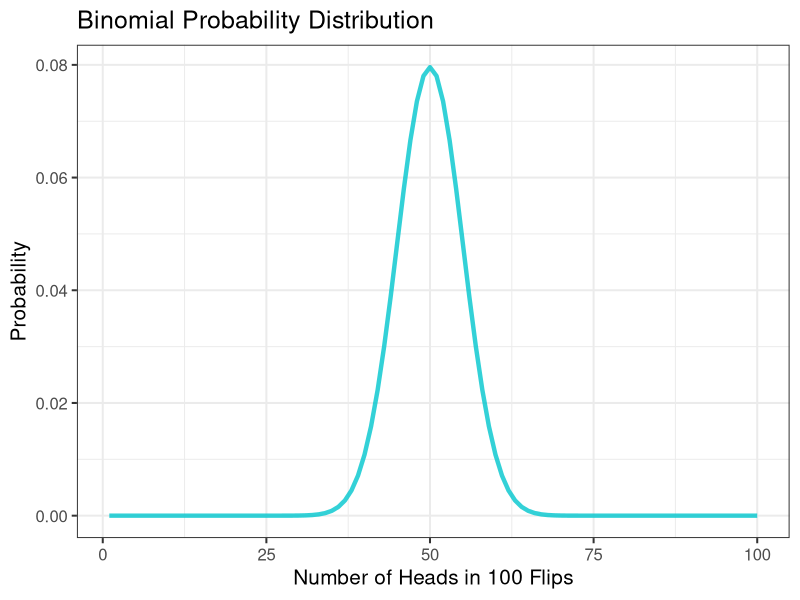

This figure's R source:
## ---- chunk 1
# set chunk options
knitr::opts_chunk$set(message = FALSE,
                      warning = FALSE)

# suppress scientific notation
options(scipen = 999)

# load packages
library(tidyverse)
library(psych)
## ---- chunk 2
# create probability curve
data_binom <- data.frame(flip = seq(1, 100, 1),
                         prob = dbinom(seq(1, 100, 1), 100, 1/2))

# plot probability curve
ggplot(data_binom, aes(x = flip, y = prob)) +
  geom_line(size   = 1.5, 
            colour = "turquoise3",
            alpha  = .8) +
  labs(title = "Binomial Probability Distribution",
       x       = "Number of Heads in 100 Flips",
       y       = "Probability") +
  theme_bw(base_size = 15) 
## ---- chunk 3
set.seed(3)
## ---- chunk 4
rbinom(n = 10, size = 2, prob = 1/2)
## ---- chunk 5
# your code here
## ---- chunk 6
# your code here
## ---- chunk 7
# your code here
## ---- chunk 8
dbinom(x = 1, size = 2, prob = .5)
## ---- chunk 9
# HT + TH
(.5 * .5) + (.5 * .5)
## ---- chunk 10
# your code here
## ---- chunk 11
# your code here
## ---- chunk 12
# your code here
## ---- chunk 13
pbinom(q = 1, size = 2, prob = 1/2)
## ---- chunk 14
# HT + TH + TT
(.5 * .5) + (.5 * .5) + (.5 * .5)
## ---- chunk 15
# your code here
## ---- chunk 16
# your code here
## ---- chunk 17
pbinom(q = 1, size = 2, prob = 1/2, lower.tail = FALSE)
## ---- chunk 18
# your code here
pbinom(q = 3, size = 9, prob = 1/6, lower.tail = FALSE)
## ---- chunk 19
qbinom(p = 1.00, size = 10, prob = 1/2)
## ---- chunk 20
# your code here
## ---- chunk 21
# your code here
## ---- chunk 22
# your code here
## ---- chunk 23
set.seed(2)
## ---- chunk 24
x <- rnorm(n = 5, mean = 0, sd = 1)
x
## ---- chunk 25
mean(x)
sd(x)

## ---- chunk 26
# your code here
## ---- chunk 27
# your code here
## ---- chunk 28
dnorm(x = -1:1, mean = 0, sd = 1)
## ---- chunk 29
dnorm(x = 1, mean = 0, sd = 1)
## ---- chunk 30
# your code here
## ---- chunk 31
pnorm(q = 0, mean = 0, sd = 1)
## ---- chunk 32
pnorm(q = 40, mean = 50, sd = 10)
## ---- chunk 33
# your code here
## ---- chunk 34
# your code here
## ---- chunk 35
qnorm(p = .00135, mean = 0, sd = 1)
## ---- chunk 36
# your code here
## ---- chunk 37
# your code here
## ---- chunk 38
# your code here
## ---- chunk 39
# your code here
## ---- chunk 40
# your code here
## ---- chunk 41
# your code here
## ---- chunk 42
# your code here
## ---- chunk 43
# your code here
## ---- chunk 44
# your code here
## ---- chunk 45
# your code here
## ---- chunk 46
# your code here
## ---- chunk 47
# your code here
